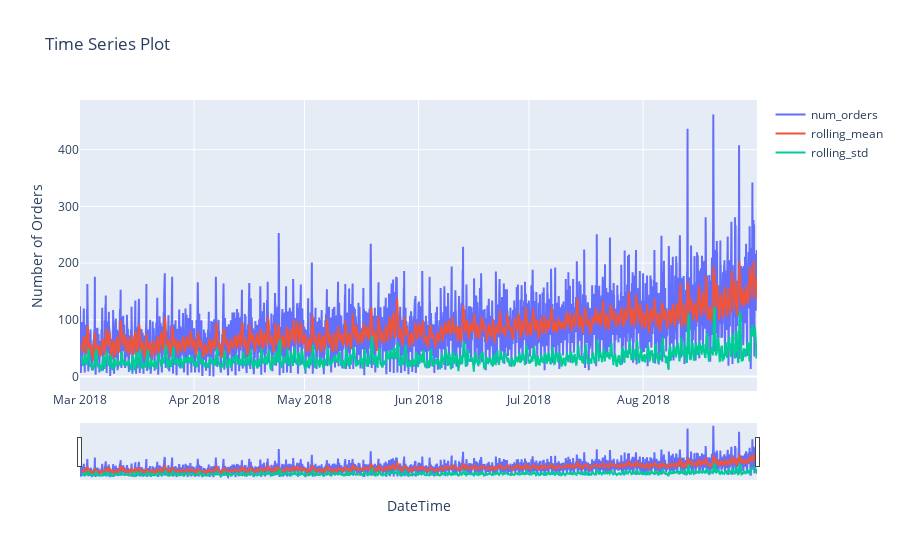

Notebook source saved alongside this figure:
### Code cell
series_plot(df)

### Figure 1 — Plotly figure (JSON) as saved in the notebook; plotly's stock layout.template omitted (floating-point values rounded to 4 significant figures; data arrays with more than 128 entries replaced by an {"elided": "..."} marker saying what was removed)
{"data": [{"mode": "lines", "name": "num_orders", "type": "scatter", "x": {"elided": "4416 str values"}, "y": {"elided": "4416 int values"}}, {"mode": "lines", "name": "rolling_mean", "type": "scatter", "x": {"elided": "4416 str values"}, "y": {"elided": "4416 float values"}}, {"mode": "lines", "name": "rolling_std", "type": "scatter", "x": {"elided": "4416 str values"}, "y": {"elided": "4416 float values"}}], "layout": {"title": {"text": "Time Series Plot"}, "xaxis": {"rangeslider": {"visible": true}, "title": {"text": "DateTime"}}, "yaxis": {"title": {"text": "Number of Orders"}}}}
